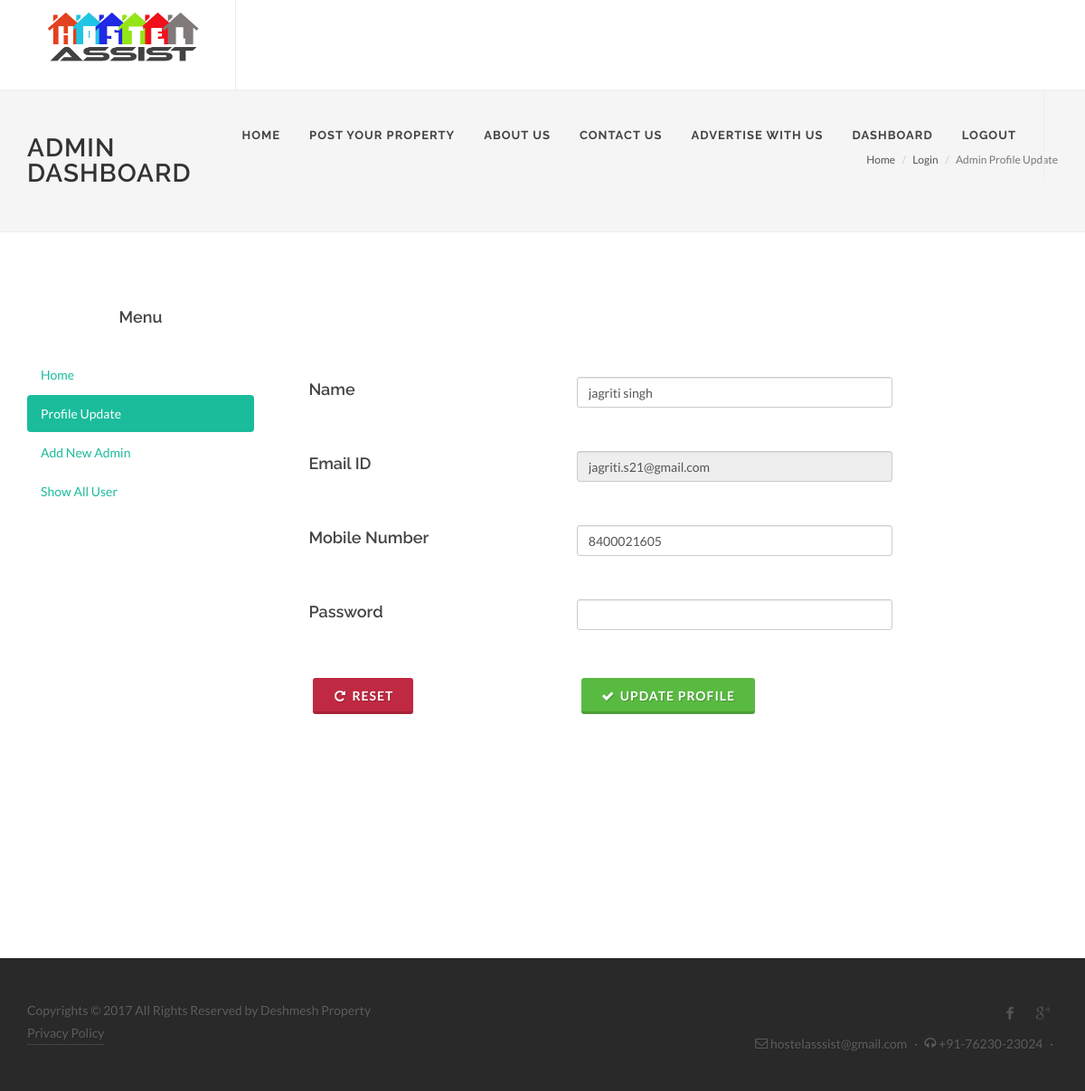
Screenshot of /update-admin-profile.php (signed in) with the database file from the repository.
### tables this page shows
CREATE TABLE IF NOT EXISTS `users` (
  `id` int(10) unsigned NOT NULL AUTO_INCREMENT,
  `role_id` int(10) unsigned NOT NULL DEFAULT '2',
  `name` varchar(255) DEFAULT NULL,
  `email` varchar(255) NOT NULL,
  `mobile` varchar(25) NOT NULL,
  `password` varchar(255) NOT NULL,
  `status` tinyint(1) NOT NULL DEFAULT '1',
  `ver_code` varchar(200) DEFAULT NULL,
  `verified` int(2) NOT NULL DEFAULT '0',
  `created` datetime DEFAULT CURRENT_TIMESTAMP,
  `passwordreset` varchar(100) DEFAULT NULL,
  `modified` datetime DEFAULT CURRENT_TIMESTAMP ON UPDATE CURRENT_TIMESTAMP,
  PRIMARY KEY (`id`),
  UNIQUE KEY `email` (`email`),
  UNIQUE KEY `mobile` (`mobile`),
  KEY `role_id` (`role_id`)
);

### update-admin-profile.php (the view, shortened to what this page needs)
<?php require_once('header.php'); ?>
		<section id="page-title">
			<div class="container clearfix">
				<h1>Admin Dashboard</h1>
				<ol class="breadcrumb">
					<li><a href="#">Home</a></li>
					<li><a href="login-register.php">Login</a></li>
					<li class="active">Admin Profile Update</li>
				</ol>
			</div>
		</section>
<?php
require 'databaseconfig.php';
	$conn = new mysqli($servername, $username, $password, $dbname);
	$sql = "SELECT * FROM users where id=".$_SESSION['id'];
	$result = $conn->query($sql);
	$row=$result->fetch_assoc();
?>
		<section id="content">
			<div class="content-wrap">
				<div class="container clearfix">
					<div class="col_one_fourth">
					<h4 align="center">Menu</h4>
					<ul class="nav nav-pills nav-stacked" style="max-width: 300px;">
					<li ><a href="admindashboard.php">Home</a></li>
					<li class="active"><a href="update-admin-profile.php">Profile Update</a></li>
					<li><a href="add-new-admin.php">Add New Admin</a></li>
					<li><a href="show-all-users.php">Show All User</a></li>
					</ul>
					</div>
					<div class="col_three_fourth col_last">
					<form action=""  method="post" enctype="multipart/form-data" >
				<div class="content-wrap">
				<div class="container clearfix">
				<div class="col_one_fourth">
						<h4>Name</h4>
					</div>
				<div class="col_one_third">
						<input type="text" name="name" class="form-control" value="<?php echo $row['name'] ?>">
					</div>
				<div class="col_one_fourth">
						<h4>Email ID</h4>
					</div>
				<div class="col_one_third">
						<input type="text" name="email" class="form-control" value="<?php echo $row['email'] ?>"  readonly="">
					</div>
					<div class="col_one_fourth">
						<h4>Mobile Number</h4>
					</div>
				<div class="col_one_third">
						<input type="text" name="mobile" class="form-control" value="<?php echo $row['mobile'] ?>">
					</div>
					<div class="col_one_fourth">
						<h4>Password</h4>
					</div>
				<div class="col_one_third">
						<input type="password" name="password" class="form-control" value="">
					</div>
					<div class="col_one_fourth">
						<button type="reset" class="button button-3d but
						ton-rounded button-red"><i class="icon-repeat"></i>Reset</button>
					</div>
				<div class="col_one_fourth">
				<button type="submit" name="submit" class="button button-3d but
						ton-rounded button-green"><i class="icon-ok"></i>Update Profile</button>
					</div>
				</div>
			</div>
		</section>
		<?php require_once('footer.php'); ?>

### rows the page displays
users: name "jagriti singh", email "jagriti.s21@gmail.com", mobile "8400021605"
